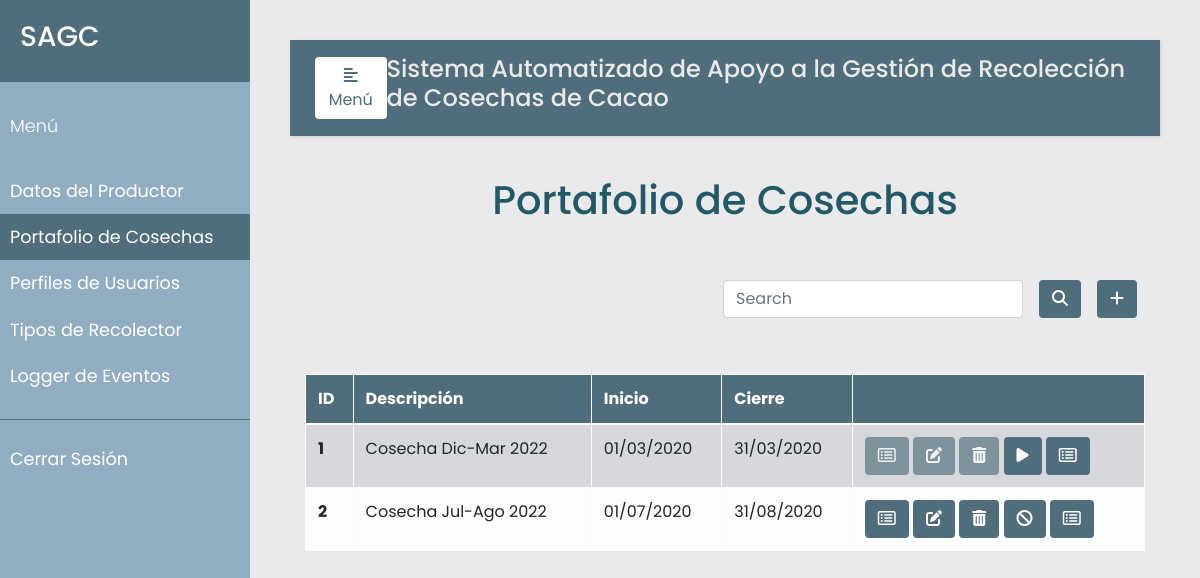
The page /cosecha (signed in) on the database its author committed.
### models.py (models this page shows, shortened)
class Cosecha(db.Model):
    __tablename__ = 'cosechas'
    id = db.Column(db.Integer, primary_key=True)
    descripcion = db.Column(db.String(120), unique=True)
    inicio = db.Column(db.DateTime, nullable=False)
    cierre = db.Column(db.DateTime, nullable=False)
    estado = db.Column(db.Boolean, default=True)

### app.py (the view, shortened to what this page needs)
@app.route("/cosecha", methods=['GET', 'POST'])
@login_required
def cosecha():
    error=None
    cosechas = Cosecha.query.all()
    return render_template('cosecha.html', error=error, admin=session['rol_admin'], cosechas=cosechas)

### app.py (called while the page is built)
def login_required(f):
    @wraps(f)
    def wrap(*args, **kwargs):
        if 'logged_in' in session:
            return f(*args, **kwargs)
        else:
            flash('Necesitas iniciar sesión primero')
            return redirect(url_for('login'))
    return wrap

### templates/cosecha.html (shortened to what this page needs)
{% extends "base.html" %}
{% block navbar %}
<li class="nav-item">
  <a class="nav-link" href="{{url_for('productor')}}">Datos del Productor</a>
</li>
<li class="nav-item active">
  <a class="nav-link" href="{{url_for('cosecha')}}">Portafolio de Cosechas<span class="sr-only">(current)</span></a>
</li>
<li class="nav-item">
  <a class="nav-link" href="{{url_for('perfiles')}}">Perfiles de Usuarios</a>
</li>
<li class="nav-item">
  <a class="nav-link" href="{{url_for('tipo_recolector')}}">Tipos de Recolector</a>
</li>
<li class="nav-item">
  <a class="nav-link" href="{{url_for('eventos')}}">Logger de Eventos</a>
</li>
{% endblock %}
{% block sesion %}
<li class="nav-item">
  <a class="nav-link" href="{{url_for('logout')}}">Cerrar Sesión</a>
</li>
{% endblock %}
{% block content %}
<div class="container h-100">
    <p class="text-center h1 fw-bold mb-5 mx-1 mx-md-4 mt-4">Portafolio de Cosechas</p>
    <div class="d-flex flex-row-reverse bd-highlight">
        <div class="p-2 bd-highlight">
          <button type="button" class="btn" style="color:#fff; background-color:#4F6D7A;" data-toggle="modal" data-target="#exampleModalLong">
            <i class="fa-solid fa-plus"></i>
          </button>
        </div>
        <div class="p-2 bd-highlight" style="display:flex; align-content: flex-end;">
          <form action='/cosecha/search' method="post" class="form-inline" style="justify-content: flex-end">
            <input class="form-control mr-3 w-75" type="text" placeholder="Search" aria-label="Buscar" name="search_cosecha">
            <button type="submit" id="search_cosecha" name="action-type" value="search" class="btn" style="color:#fff; background-color:#4F6D7A;">
              <i class="fas fa-search" aria-hidden="true"></i>
            </button>
          </form>
        </div>
      </div>
    <br/>
    <br>
    <table class="table table-bordered table-light table-hover">
      <thead>
        <tr>
          <th scope="col">ID</th>
          <th scope="col">Descripción</th>
          <th scope="col">Inicio</th>
          <th scope="col">Cierre</th>
          <th scope="col"></th>
        </tr>
      </thead>
      <tbody>
        {% for u in cosechas %}
        <tr {% if not u.estado %} class="table-secondary" {% endif %}>
          <th scope="row">{{u.id}}</th>
          <td >{{u.descripcion}}</td>
          <td>{{u.inicio.date().strftime("%d/%m/%Y") }}</td>
          <td>{{u.cierre.date().strftime("%d/%m/%Y") }}</td>
          <td>
            <button {% if not u.estado %} disabled {% endif %} type="button" class="btn action" data-toggle="modal" data-target="#generate-modal-{{u.id}}">
                <i class="fa-regular fa-rectangle-list"></i>
            </button>
            <button {% if not u.estado %} disabled {% endif %} type="button" class="btn action" data-toggle="modal" data-target="#edit-modal-{{u.id}}">
                <i class="fas fa-edit"></i>
            </button>
            <button {% if not u.estado %} disabled {% endif %} type="button" class="btn action" data-toggle="modal" data-target="#delete-modal-{{u.id}}">
                <i class="fas fa-trash-alt"></i>
            </button>
            <form method="post" action="/cosecha/habilitar/{{ u.id }}" style="display: inline-block;">
                <button type="submit" class="btn action">
                  {% if not u.estado %}
                    <i class="fa-solid fa-play"></i>
                  {% else %}
                    <i class="fa-solid fa-ban"></i>
                  {% endif %}
                </button>
            </form>
            <button type="button" class="btn action" data-toggle="modal" data-target="#list-modal-{{u.id}}">
                <i class="fa-regular fa-rectangle-list"></i>
            </button>
          </td>
        </tr>
        </div>
        {% endfor %}
</div>
{% endblock %}

### static/css/styles.css (style rules this page uses)
body { font-family: 'Poppins', sans-serif; background: #EAEAEA; }
p { font-family: 'Poppins', sans-serif; font-size: 1.1em; font-weight: 300; line-height: 1.7em; color: #215968; }
a, a:hover, a:focus { color: inherit; text-decoration: none; transition: all 0.3s; }
#sidebar ul li a { padding: 10px; font-size: 1.1em; display: block; }
#sidebar ul li.active>a, a[aria-expanded="true"] { color: #fff; background: #4F6D7A; }
.btn.action { color:#fff; background-color:#4F6D7A; }
thead { color:#fff; background-color:#4F6D7A; }

### rows shown on the page
Cosecha: id "1", descripcion "Cosecha Dic-Mar 2022", inicio "01/03/2020", cierre "31/03/2020", estado False (drawn)
Cosecha: id "2", descripcion "Cosecha Jul-Ago 2022", inicio "01/07/2020", cierre "31/08/2020", estado True (drawn)
